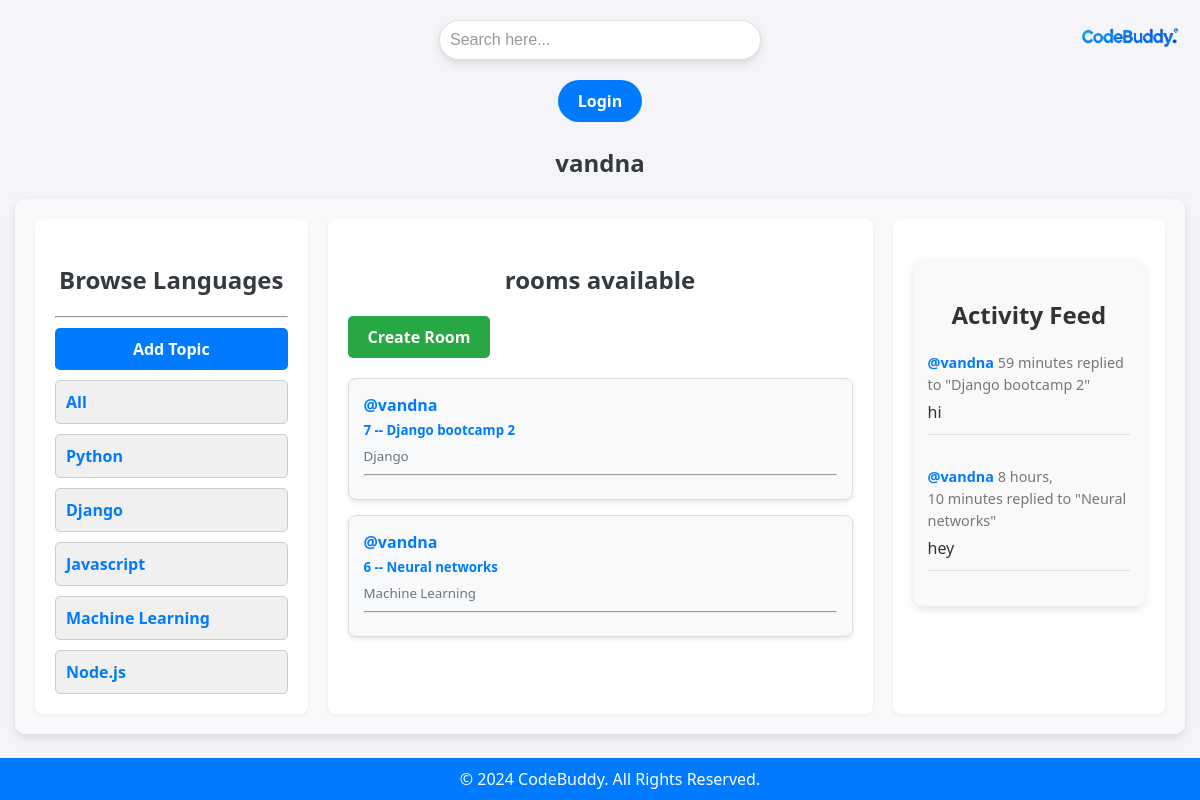
The app's page /UserProfile/4 with its own data.
### base1/models.py (models this page shows, shortened)
class Topic(models.Model):
    name = models.CharField(max_length=200)
    def __str__(self):
        return self.name

class Room(models.Model):
    host = models.ForeignKey(User, on_delete=models.SET_NULL, null = True)
    topic = models.ForeignKey(Topic, on_delete=models.SET_NULL, null = True)
    name = models.CharField(max_length=200)
    description = models.TextField(null = True)
    participants = models.ManyToManyField(User, related_name='participants', blank = True)
    updated = models.DateTimeField(auto_now= True)
    createds = models.DateTimeField(auto_now_add=True)
    class Meta:
        ordering = ['-updated', '-createds']
    def __str__(self):
        return self.name

class messages(models.Model):
    user = models.ForeignKey(User, on_delete=models.CASCADE)
    room = models.ForeignKey(Room, on_delete = models.CASCADE)
    body = models.TextField()
    updated = models.DateTimeField(auto_now= True)
    createds = models.DateTimeField(auto_now_add=True)
    class Meta:
        ordering = ['-updated', '-createds']

### base1/views.py (the view)
# urls.py: path('UserProfile/<str:pk>', views.UserProfile, name = "user-profile"),
def UserProfile(request, pk):
    user = User.objects.get(id=pk)
    rooms = user.room_set.all()
    topics = Topic.objects.all()
    room_messages = user.messages_set.all()
    context = {"user":user, "rooms":rooms, "topics":topics, "room_messages":room_messages}
    return render(request, 'base1/profile.html', context)

### base1/templates/base1/profile.html (shortened to what this page needs)
{% extends 'main.html' %}
{% block content %}
<h3>{{ user.username }}</h3>
<div class="profile_container">
    <div class="profile_section">
        {% include 'base1/topics_component.html' %}
    </div>
    <div class="profile_section">
        {% include 'base1/feed_component.html' %}
    </div>
    <div class="profile_section">
        {% include 'base1/activity_component.html' %}
    </div>
</div>
{% endblock %}

### base1/templates/base1/topics_component.html (shortened to what this page needs)
<h3>Browse Languages</h3>
<hr>
<div class="topics-container">
    <a href="{% url 'create-topic' %}" class="add-topic-btn">Add Topic</a>
    <div class="topic-item">
        <a href="{% url 'home' %}" class="topic-link">All</a>
    </div>
    {% for topic in topics %}
    <div class="topic-item">
        <a href="{% url 'home' %}?q={{ topic.name }}" class="topic-link">{{ topic }}</a>
    </div>
    {% endfor %}
</div>

### base1/templates/base1/feed_component.html (shortened to what this page needs)
<h3>{{count_rooms}} rooms available</h3>
<a href="{% url 'create-room' %}" class="create-room-button">Create Room</a>
<div class="room-list">
    {% for room in rooms %}
    <div class="room-card">
        <span class="room-host"><a href="{% url 'user-profile' room.host.id %}">@{{room.host}}</a></span>
        <h5 class="room-title">{{room.id}} -- <a href="{% url 'room' room.id %}">{{room.name}}</a></h5>
        <small class="room-topic">{{room.topic}}</small>
        <hr>
    </div>
    {% endfor %}
</div>

### base1/templates/base1/activity_component.html (shortened to what this page needs)
<!DOCTYPE html>
<html lang="en">
<head>
</head>
<body>
    <div class="activity-feed-container">
        <h3>Activity Feed</h3>
        {% for message in room_messages %}
        <div class="activity-message">
            <small>
                <a href="{% url 'user-profile' message.user.id %}">@{{ message.user }}</a>
                {{ message.createds|timesince }}
            </small>
            <small> replied to "{{ message.room }}" </small>
            <p>{{ message.body }}</p>
            <hr>
        </div>
        {% endfor %}
    </div>
</body>
</html>

### templates/main.html (style rules this page uses)
body { font-family: 'Segoe UI', Tahoma, Geneva, Verdana, sans-serif; background-color: #f4f4f9; margin: 0; padding: 0; color: #333; }
a { text-decoration: none; color: #007bff; }
h1, h2, h3 { color: #333; font-weight: 600; }

### templates/navbar.html (style rules this page uses)
body { font-family: 'Segoe UI', Tahoma, Geneva, Verdana, sans-serif; background-color: #f4f4f9; margin: 0; padding: 0; color: #333; }
h3 { color: #333; font-weight: 600; }
a { text-decoration: none; color: #007bff; font-weight: bold; }

### base1/templates/base1/profile.html (style rules this page uses)
.profile_container { display: grid; grid-template-columns: 1fr 2fr 1fr; gap: 20px; padding: 20px; max-width: 1200px; margin: 0 auto; background-color: #f8f9fa; border-radius: 10px; box-shadow: 0 4px 8px rgba(0, 0, 0, 0.1); }
h3 { text-align: center; color: #343a40; margin-bottom: 20px; font-size: 24px; font-weight: 600; }
.profile_section { background-color: white; padding: 20px; border-radius: 8px; box-shadow: 0 2px 4px rgba(0, 0, 0, 0.05); }

### base1/templates/base1/topics_component.html (style rules this page uses)
.topics-container { display: flex; flex-direction: column; gap: 10px; margin-top: 10px; }
.add-topic-btn { display: inline-block; background-color: #007bff; color: white; padding: 10px 20px; border-radius: 5px; text-align: center; font-weight: bold; text-decoration: none; transition: background-color 0.3s; }
.topic-item { background-color: #f0f0f0; border: 1px solid #ccc; border-radius: 5px; padding: 10px; transition: background-color 0.3s; }
.topic-link { text-decoration: none; color: #007bff; font-weight: bold; display: block; }

### base1/templates/base1/feed_component.html (style rules this page uses)
.create-room-button { display: inline-block; padding: 10px 20px; background-color: #28a745; color: white; text-decoration: none; border-radius: 5px; margin-bottom: 20px; transition: background-color 0.3s ease; }
.room-list { display: flex; flex-direction: column; gap: 15px; }
.room-card { padding: 15px; background-color: #f8f9fa; border: 1px solid #ddd; border-radius: 8px; box-shadow: 0px 2px 5px rgba(0, 0, 0, 0.1); }
.room-host { font-weight: bold; color: #333; }
.room-title { margin: 5px 0; color: #007bff; }
.room-topic { color: #6c757d; }

### base1/templates/base1/activity_component.html (style rules this page uses)
.activity-feed-container { max-width: 600px; margin: 20px auto; padding: 15px; background-color: #f9f9f9; border-radius: 10px; box-shadow: 0 4px 8px rgba(0, 0, 0, 0.1); }
.activity-feed-container h3 { font-size: 1.5rem; color: #333; margin-bottom: 10px; }
.activity-message { padding: 10px 0; }
.activity-message small { color: #777; font-size: 0.9rem; }
.activity-message p { color: #333; font-size: 1rem; margin: 5px 0; line-height: 1.5; }
.activity-message a { text-decoration: none; color: #007bff; }
.activity-message hr { border: 0; border-top: 1px solid #e0e0e0; margin: 10px 0; }

### records on screen
Topic: name "Python"
Topic: name "Django"
Topic: name "Javascript"
Topic: name "Machine Learning"
Topic: name "Node.js"
Room: host "vandna", id "7", name "Django bootcamp 2", topic "Django"
Room: host "vandna", id "6", name "Neural networks", topic "Machine Learning"
messages: user "vandna", createds "59 minutes", room "Django bootcamp 2", body "hi"
messages: user "vandna", createds "8 hours, 10 minutes", room "Neural networks", body "hey"

### other values on screen
{{ user.username }} "vandna"
